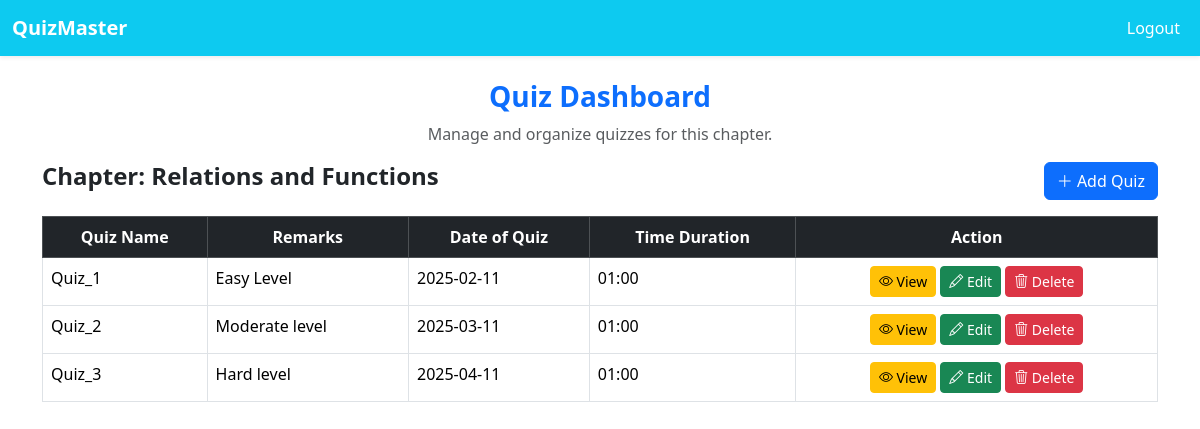
The page /view_chapter/1 (signed in) on the database its author committed.
### main.py (models this page shows)
class Chapters(db.Model):
    __tablename__ = 'chapters'
    id=db.Column(db.Integer,primary_key=True)
    name=db.Column(db.String(80),nullable=False)
    description=db.Column(db.String(120), nullable=False)
    subject_id=db.Column(db.Integer, db.ForeignKey('subjects.id'), nullable=False)
    sub=db.relationship('Subjects', back_populates='chap')
    quiz=db.relationship('Quizzes', back_populates='chapter', cascade='all, delete-orphan')

class Quizzes(db.Model):
    __tablename__ = 'quizzes'
    id=db.Column(db.Integer, primary_key=True)
    name=db.Column(db.String(120), nullable=False)
    date_of_quiz=db.Column(db.Date, nullable=False)
    time_duration=db.Column(db.Integer, nullable=False)
    remarks=db.Column(db.String(120), nullable=False)
    chapter_id=db.Column(db.Integer, db.ForeignKey('chapters.id'), nullable=False)
    chapter=db.relationship('Chapters', back_populates='quiz')
    question=db.relationship('Questions', back_populates='quiz', cascade='all, delete-orphan')
    scores=db.relationship('Scores', back_populates='quiz', cascade='all, delete-orphan')

### main.py (the view)
@app.route("/view_chapter/<int:chapter_id>")
def view_chapter(chapter_id):
    if "admin" in session:
        chapter = Chapters.query.filter_by(id=chapter_id).first()
        quizzes = Quizzes.query.filter_by(chapter_id=chapter_id).all()
        return render_template("view_chapter.html", chapter = chapter , quizzes=quizzes)
    return redirect("/login")

### templates/view_chapter.html (shortened to what this page needs)
{% extends "index.html" %}
{% block content %}
<nav class="navbar navbar-expand-lg bg-info shadow-sm">
    <div class="container-fluid">
        <a class="navbar-brand fw-bold text-white" href="/admin">QuizMaster</a>
        <ul class="navbar-nav ms-auto">
            <li class="nav-item">
                <a class="nav-link text-white" href="/admin_logout">Logout</a>
            </li>
        </ul>
    </div>
</nav>
<div class="container mt-4">
    <div class="row">
        <div class="col-md-12">
            <h3 class="text-center fw-bold text-primary">Quiz Dashboard</h3>
            <p class="text-center text-muted">Manage and organize quizzes for this chapter.</p>
            <div class="d-flex justify-content-between align-items-center mb-3">
                <h4 class="fw-bold">Chapter: {{ chapter.name }}</h4>
                <a href="/create_quiz/{{ chapter.id }}" class="btn btn-primary">
                    <i class="bi bi-plus-lg"></i> Add Quiz
                </a>
            </div>
            {% if quizzes|length > 0 %}
            <div class="table-responsive">
                <table class="table table-hover table-bordered">
                    <thead class="table-dark text-center">
                        <tr>
                            <th>Quiz Name</th>
                            <th>Remarks</th>
                            <th>Date of Quiz</th>
                            <th>Time Duration</th>
                            <th>Action</th>
                        </tr>
                    </thead>
                    <tbody>
                        {% for quiz in quizzes %}
                        <tr>
                            <td>{{ quiz.name }}</td>
                            <td>{{ quiz.remarks }}</td>
                            <td>{{ quiz.date_of_quiz }}</td>
                            <td>{{ quiz.time_duration }}</td>
                            <td class="text-center">
                                <a href="/view_quiz/{{ quiz.id }}" class="btn btn-warning btn-sm">
                                    <i class="bi bi-eye"></i> View
                                </a>
                                <a href="/edit_quiz/{{ quiz.id }}" class="btn btn-success btn-sm">
                                    <i class="bi bi-pencil"></i> Edit
                                </a>
                                <button type="button" class="btn btn-danger btn-sm" data-bs-toggle="modal"
                                    data-bs-target="#deleteQuizModal{{quiz.id}}">
                                    <i class="bi bi-trash3"></i> Delete
                                </button>
                            </td>
                        </tr>
                        {% endfor %}
                    </tbody>
                </table>
            </div>
            {% else %}
            <p class="text-center text-danger fw-bold bg-warning p-2 rounded">No quizzes found for this chapter.</p>
            {% endif %}
        </div>
    </div>
</div>
{% endblock %}

### rows shown on the page
Chapters: name "Relations and Functions"
Quizzes: name "Quiz_1", remarks "Easy Level", date_of_quiz "2025-02-11", time_duration "01:00"
Quizzes: name "Quiz_2", remarks "Moderate level", date_of_quiz "2025-03-11", time_duration "01:00"
Quizzes: name "Quiz_3", remarks "Hard level", date_of_quiz "2025-04-11", time_duration "01:00"
